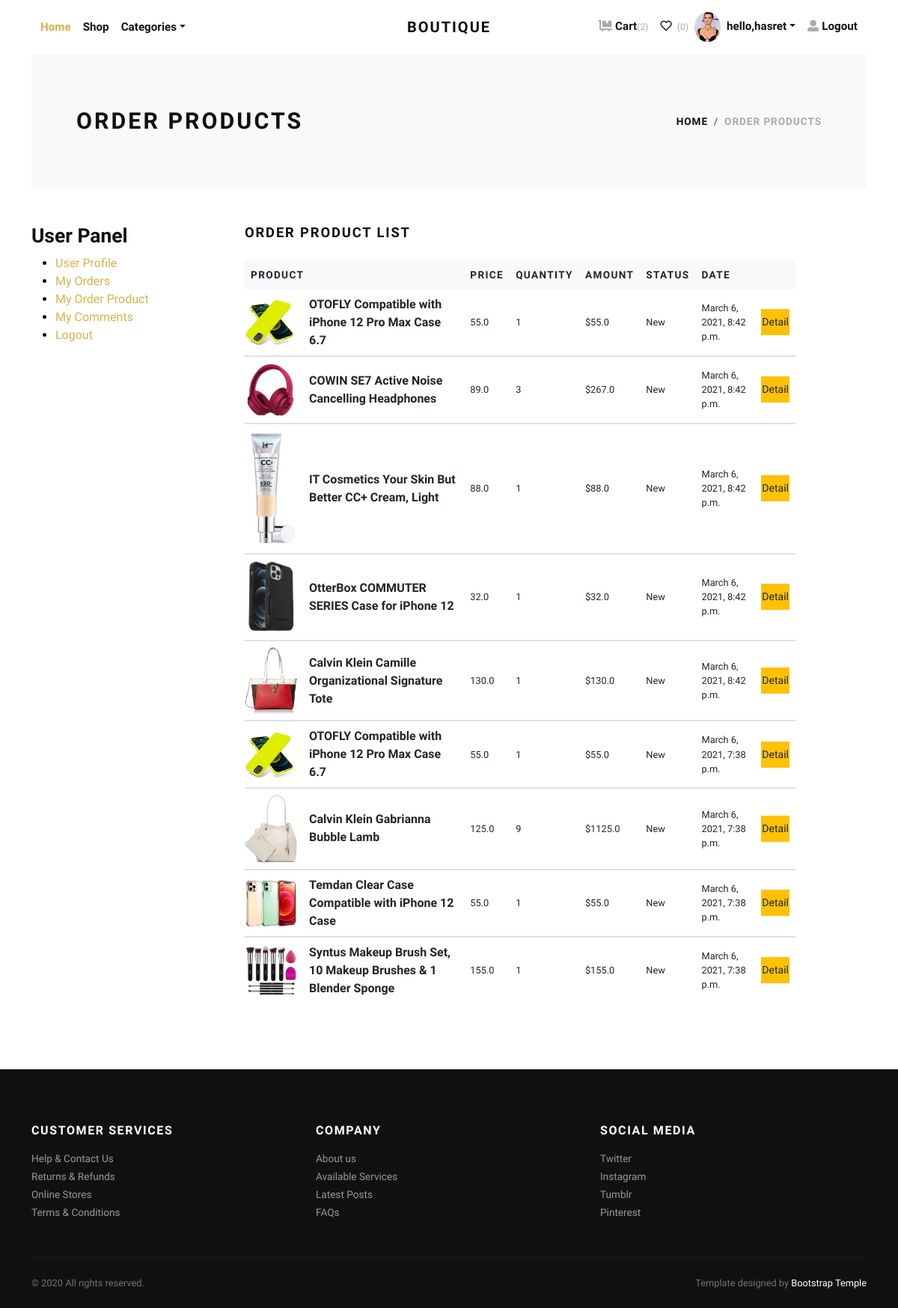
Screenshot of /account/orders_product/ (signed in) with the database file from the repository.
### accounts/models.py (models this page shows, shortened)
class UserProfile(models.Model):
    SEXE=(('Homme','Homme'),('Femme','Femme'))
    user=models.OneToOneField(User,on_delete=models.CASCADE,blank=True)
    sexe=models.CharField(null=True,max_length=8,choices=SEXE)
    phone=models.CharField(null=True,max_length=8)
    adresse=models.CharField(null=True,max_length=100)
    city=models.CharField(null=True,max_length=50)
    state=models.CharField(blank=True, max_length=20)
    zipcode=models.CharField(blank=True, max_length=4)
    country=models.CharField(null=True,max_length=50)
    image=models.ImageField(blank=True,default='person.png')
    def image_tag(self):
        return mark_safe('<img src="{}" height="50"/>'.format(self.image.url))
    image_tag.short_description = 'Image'

### cart/models.py (models this page shows, shortened)
class OrderProduct(models.Model):
    STATUS = (
        ('New', 'New'),
        ('Accepted', 'Accepted'),
        ('Canceled', 'Canceled'),
    )
    order = models.ForeignKey(Order, on_delete=models.CASCADE)
    user = models.ForeignKey(User, on_delete=models.CASCADE)
    product = models.ForeignKey(Product, on_delete=models.CASCADE)
    quantity = models.IntegerField()
    price = models.FloatField()
    amount = models.FloatField()
    status = models.CharField(max_length=10, choices=STATUS, default='New')
    create_at = models.DateTimeField(auto_now_add=True)
    update_at = models.DateTimeField(auto_now=True)

### product/models.py (models this page shows, shortened)
class Product(models.Model):
    STATUS = (
        ('True', 'True'),
        ('False', 'False'),
    )
    category = models.ForeignKey(Category, on_delete=models.CASCADE) #many to one relation with Category
    title = models.CharField(max_length=150)
    keywords = models.CharField(max_length=255)
    description =RichTextUploadingField()
    image=models.ImageField(upload_to='images/',null=False)
    price = models.DecimalField(max_digits=12, decimal_places=2,default=0)
    amount=models.IntegerField(default=0)
    minamount=models.IntegerField(default=3)
    detail=RichTextUploadingField()
    slug = models.SlugField(null=False, unique=True)
    status=models.CharField(max_length=10,choices=STATUS)
    create_at=models.DateTimeField(auto_now_add=True)
    update_at=models.DateTimeField(auto_now=True)

### accounts/views.py (the view)
# urls.py: path('orders_product/', views.user_orders_product, name='user_order_product'),
def user_orders_product(request):
    current_user = request.user
    order_product = OrderProduct.objects.filter(user_id=current_user.id).order_by('-id')
    context = {
               'order_product': order_product,
               }
    return render(request, 'auth/user_order_products.html', context)

### accounts/templates/auth/user_order_products.html
{% extends 'ecommerce/base.html' %}
{% load static %}
{% block body %}
    <div class="page-holder">
      <div class="container">
        <section class="py-5 bg-light">
          <div class="container">
            <div class="row px-4 px-lg-5 py-lg-4 align-items-center">
              <div class="col-lg-6">
                <h1 class="h2 text-uppercase mb-0">Order Products</h1>
              </div>
              <div class="col-lg-6 text-lg-right">
                <nav aria-label="breadcrumb">
                  <ol class="breadcrumb justify-content-lg-end mb-0 px-0">
                    <li class="breadcrumb-item"><a href="{% url 'home:home' %}">Home</a></li>
                    <li class="breadcrumb-item active" aria-current="page">Order Products</li>
                  </ol>
                </nav>
              </div>
            </div>
          </div>
        </section>
        <section class="py-5">
          <div class="row">
               <div class="col-md-3">
                    {% include "auth/user_panel.html" %}
                </div>
            <div class="col-lg-8 mb-4 mb-lg-0">
              <h2 class="h5 text-uppercase mb-4">Order Product List </h2>
              <div class="table-responsive mb-4">
                <table class="table">
                  <thead class="bg-light">
                    <tr>
                    <th class="border-0" scope="col"> <strong class="text-small text-uppercase">Product</strong></th>
                     <th class="border-0" scope="col"> <strong class="text-small text-uppercase">Price</strong></th>
                     <th class="border-0" scope="col"> <strong class="text-small text-uppercase">Quantity</strong></th>
                     <th class="border-0" scope="col"> <strong class="text-small text-uppercase">Amount</strong></th>
                      <th class="border-0" scope="col"> <strong class="text-small text-uppercase">Status</strong></th>
                      <th class="border-0" scope="col"> <strong class="text-small text-uppercase">Date</strong></th>
                      <th class="border-0" scope="col"> </th>
                    </tr>
                  </thead>
                  <tbody>
                    {% for item in order_product %}
                    <tr>
                         <th class="pl-0 border-0" scope="row">
                        <div class="media align-items-center"><a class="reset-anchor d-block animsition-link" href="{% url 'home:product_detail' item.product.id item.product.slug %}"><img src="{{item.product.image.url}}" alt="..." width="70"/></a>
                          <div class="media-body ml-3"><strong class="h6"><a class="reset-anchor animsition-link" href="{% url 'home:product_detail' item.product.id item.product.slug %}">{{item.product.title}}</a></strong></div>
                        </div>
                         </th>
                       <td class="align-middle border-0">
                        <p class="mb-0 small">{{item.price}}</p>
                      </td>
                       <td class="align-middle border-0">
                        <p class="mb-0 small">{{item.quantity}}</p>
                      </td>
                       <td class="align-middle border-0">
                        <p class="mb-0 small">${{item.amount}}</p>
                      </td>
                      <td class="align-middle border-0">
                        <p class="mb-0 small">{{item.status}}</p>
                      </td>
                       <td class="align-middle border-0">
                        <p class="mb-0 small">{{item.create_at}}</p>
                      </td>
                      <td class="align-middle border-0 "><a class="reset-anchor btn btn-warning btn-sm btn-block h-100 d-flex align-items-center justify-content-center px-0" href="{% url 'accounts:user_order_product_detail' item.id item.order.id %}">Detail</a></td>
                    </tr>
                  </tbody>
                  {% endfor %}
                </table>
              </div>
            </div>
          </div>
        </section>
      </div>
    </div>
{% endblock body %}

### boutique/templates/boutique/navbar.html (shortened to what this page needs)
 {% load static %}
 <header class="header bg-white">
        <div class="container px-0 px-lg-3">
          <nav class="navbar navbar-expand-lg navbar-light py-3 px-lg-0"><a class="navbar-brand" href="{% url 'home:home' %}"><span class="font-weight-bold text-uppercase text-dark">Boutique</span></a>
            <div class="collapse navbar-collapse" id="navbarSupportedContent">
              <ul class="navbar-nav mr-auto">
                <li class="nav-item">
                  <a class="nav-link active" href="{% url 'home:home' %}">Home</a>
                </li>
                <li class="nav-item">
                  <a class="nav-link" href="{% url 'product:shop' %}">Shop</a>
                </li>
                 <li class="nav-item dropdown"><a class="nav-link dropdown-toggle" id="pagesDropdown" href="#" data-toggle="dropdown" aria-haspopup="true" aria-expanded="false">Categories</a>
                   {% load myapptags %}
                </li>
              </ul>
              <ul class="navbar-nav ml-auto">
                <li class="nav-item"><a class="nav-link" href="{% url 'paiyement:cart' %}"> <i class="fas fa-dolly-flatbed mr-1 text-gray"></i>Cart<small class="text-gray">(2)</small></a></li>
                <li class="nav-item"><a class="nav-link" href="#"> <i class="far fa-heart mr-1"></i><small class="text-gray"> (0)</small></a></li>
                {% if not request.user.is_authenticated %}
                <li class="nav-item"><a class="nav-link" href="{% url 'accounts:login' %}"> <i class="fas fa-user-alt mr-1 text-gray"></i>Login</a></li>
                <li class="nav-item"><a class="nav-link" href="{% url 'accounts:register' %}"> <i class="fas fa-user-alt mr-1 text-gray"></i>Register</a></li>
                {% else %}
                  <img src="{{request.user.userprofile.image.url }}" class="rounded-circle" style="height: 40px; border-radius: 40%">
                 <li class="nav-item dropdown"><a class="nav-link dropdown-toggle" id="pagesDropdown" href="#" data-toggle="dropdown" aria-haspopup="true" aria-expanded="false">hello,{{request.user.username}}</a>
                </li>
                <li class="nav-item"><a class="nav-link" href="{% url 'accounts:logout' %}"> <i class="fas fa-user-alt mr-1 text-gray"></i>Logout</a></li>
                {% endif %}
              </ul>
            </div>
          </nav>
        </div>
      </header>

### static/css/style.default.css (style rules this page uses)
.text-small { font-size: 0.85rem !important; }
.text-gray { color: #aaa !important; }
strong { font-weight: 700; }
.navbar { position: relative; }
@media (min-width: 992px) { .navbar-brand { position: absolute; top: 50%; left: 50%; -webkit-transform: translate(-50%, -50%); transform: translate(-50%, -50%); } }
.text-uppercase { text-transform: uppercase; letter-spacing: 0.1em; }
.reset-anchor { color: inherit; transition: all 0.3s; }
.navbar { padding: 0.5rem 1rem; }
.navbar-brand { display: inline-block; padding-top: 0.3125rem; padding-bottom: 0.3125rem; margin-right: 1rem; font-size: 1.25rem; }
.navbar-light .navbar-brand { color: #dcb14a; }
.navbar-light .navbar-nav .nav-link { color: rgba(17, 17, 17, 0.99); font-weight: 800; font-size: 0.95rem; transition: all 0.3s; }
.navbar-light .navbar-nav .show > .nav-link, .navbar-light .navbar-nav .active > .nav-link, .navbar-light .navbar-nav .nav-link.show, .navbar-light .navbar-nav .nav-link.active { color: #dcb14a; }
.btn { font-weight: 400; border: 1px solid transparent; font-family: inherit; padding: 0.375rem 1.5rem; font-size: 1rem; line-height: 1.5; border-radius: 0; transition: color 0.15s ease-in-out, background-color 0.15s ease-in-out, border-color 0.15s ease-in-out, box-shadow 0.15s ease-in-out; }
.btn-warning { color: #212529; background-color: #ffc107; border-color: #ffc107; }
.btn-sm { padding: 0.375rem 0.75rem; font-size: 0.875rem; line-height: 1.5; border-radius: 0; }
body { font-family: "Libre Franklin", sans-serif; font-size: 1rem; font-weight: 400; line-height: 1.5; color: #111111; background-color: #fff; }
a { color: #dcb14a; text-decoration: none; }
h1, h2, h3, h4, h5, h6, .h1, .h2, .h3, .h4, .h5, .h6 { margin-bottom: 0.5rem; font-family: inherit; font-weight: 900; line-height: 1.2; color: inherit; }
h1, .h1 { font-size: 2.2rem; }
h2, .h2 { font-size: 1.9rem; }
h5, .h5 { font-size: 1.15rem; }
h6, .h6 { font-size: 1rem; }
small, .small { font-size: 80%; font-weight: 400; }
.bg-light { background-color: #f8f9fa !important; }
.text-dark { color: #111111 !important; }
.nav-link { padding: 0.5rem 1rem; }
.breadcrumb { background: #f8f9fa; }
.breadcrumb-item { font-size: 0.85rem; text-transform: uppercase; letter-spacing: 0.07em; font-weight: 900; color: #111111; }
.breadcrumb-item a { color: inherit; transition: all 0.3s; }
.breadcrumb-item.active { color: #aaa; }

### rows the page displays
OrderProduct: product.image (picture), product "OTOFLY Compatible with iPhone 12 Pro Max Case 6.7", price "55.0", quantity "1", amount "55.0", status "New", create_at "March 6, 2021, 8:42 p.m."
OrderProduct: product.image (picture), product "COWIN SE7 Active Noise Cancelling Headphones", price "89.0", quantity "3", amount "267.0", status "New", create_at "March 6, 2021, 8:42 p.m."
OrderProduct: product.image (picture), product "IT Cosmetics Your Skin But Better CC+ Cream, Light", price "88.0", quantity "1", amount "88.0", status "New", create_at "March 6, 2021, 8:42 p.m."
OrderProduct: product.image (picture), product "OtterBox COMMUTER SERIES Case for iPhone 12", price "32.0", quantity "1", amount "32.0", status "New", create_at "March 6, 2021, 8:42 p.m."
OrderProduct: product.image (picture), product "Calvin Klein Camille Organizational Signature Tote", price "130.0", quantity "1", amount "130.0", status "New", create_at "March 6, 2021, 8:42 p.m."
OrderProduct: product.image (picture), product "OTOFLY Compatible with iPhone 12 Pro Max Case 6.7", price "55.0", quantity "1", amount "55.0", status "New", create_at "March 6, 2021, 7:38 p.m."
OrderProduct: product.image (picture), product "Calvin Klein Gabrianna Bubble Lamb", price "125.0", quantity "9", amount "1125.0", status "New", create_at "March 6, 2021, 7:38 p.m."
OrderProduct: product.image (picture), product "Temdan Clear Case Compatible with iPhone 12 Case", price "55.0", quantity "1", amount "55.0", status "New", create_at "March 6, 2021, 7:38 p.m."
OrderProduct: product.image (picture), product "Syntus Makeup Brush Set, 10 Makeup Brushes & 1 Blender Sponge", price "155.0", quantity "1", amount "155.0", status "New", create_at "March 6, 2021, 7:38 p.m."

### other values shown
{{ request.user.username }} "hasret"
